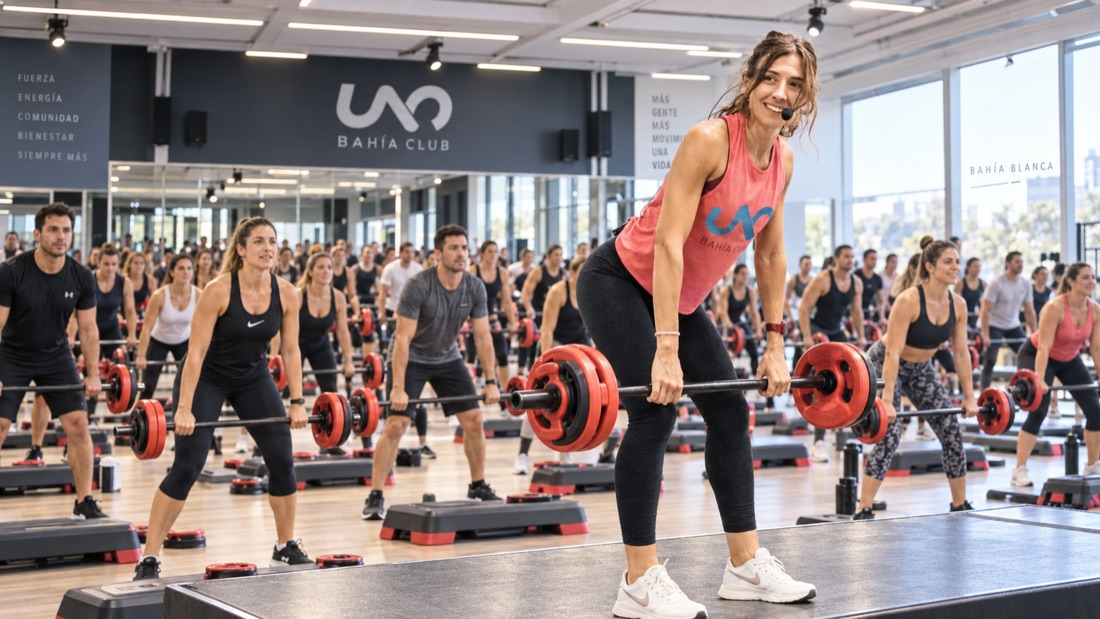
#> input picture assets/img/uno-bahia-bodypump.jpg, 1100 x 619 px
$ python branding.py
#> lines starting #> are read from the running program, lines starting #| are printed output that depends on the picture
#!/usr/bin/env python3
"""Genera favicon y og-card para Samanta Carinelli (fondo negro + acento lima)."""
from PIL import Image, ImageDraw, ImageFont, ImageFilter, ImageEnhance
import os

ROOT = os.path.dirname(os.path.dirname(os.path.abspath(__file__)))
IMG = os.path.join(ROOT, "assets", "img")

INK = (17, 19, 15)
LIME = (207, 255, 61)
PAPER = (250, 250, 246)

def font(size, bold=True):
    candidates = [
        "/System/Library/Fonts/Supplemental/Arial Bold.ttf" if bold else "/System/Library/Fonts/Supplemental/Arial.ttf",
        "/System/Library/Fonts/SFNSDisplay.ttf",
        "/System/Library/Fonts/Helvetica.ttc",
    ]
    for c in candidates:
        if os.path.exists(c):
            try:
                return ImageFont.truetype(c, size)
            except Exception:
                pass
    return ImageFont.load_default()

def favicon():
    size = 512
    im = Image.new("RGB", (size, size), INK)
    d = ImageDraw.Draw(im)
    f = font(300, bold=True)
    txt = "S"
    bbox = d.textbbox((0, 0), txt, font=f)
#> bbox = (0, 2, 6, 10)
    w, h = bbox[2] - bbox[0], bbox[3] - bbox[1]
#> w = 6; h = 8
    d.text(((size - w) / 2 - bbox[0], (size - h) / 2 - bbox[1] - 10), txt, font=f, fill=LIME)
    im.save(os.path.join(IMG, "favicon.png"))
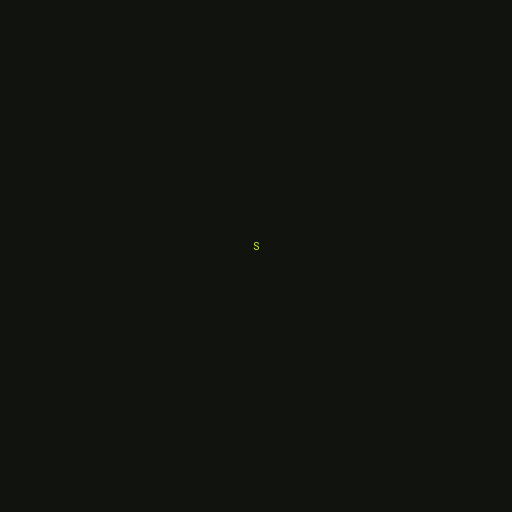
#> saved as favicon.png: PIL image 512x512 RGB; mean R, G, B 17, 19, 15
    for s in (16, 32, 180, 192, 512):
        im.resize((s, s), Image.LANCZOS).save(os.path.join(IMG, f"favicon-{s}.png"))
    im.resize((180, 180), Image.LANCZOS).save(os.path.join(IMG, "apple-touch-icon.png"))

def og_card():
    w, h = 1200, 630
    src = Image.open(os.path.join(IMG, "uno-bahia-bodypump.jpg")).convert("RGB")
#> src is the input picture: PIL image 1100x619 RGB; mean R, G, B 147.2, 132.6, 131.2
    # Crop a tighter slice centered on Samanta (right two-thirds of the frame)
    # before covering 1200x630, so she reads bigger and the crowd recedes.
    crop_left = int(src.width * 0.32)
    src = src.crop((crop_left, 0, src.width, src.height))
#> src: PIL image 748x619 RGB
    scale = max(w / src.width, h / src.height)
    rw, rh = round(src.width * scale), round(src.height * scale)
    src = src.resize((rw, rh), Image.LANCZOS)
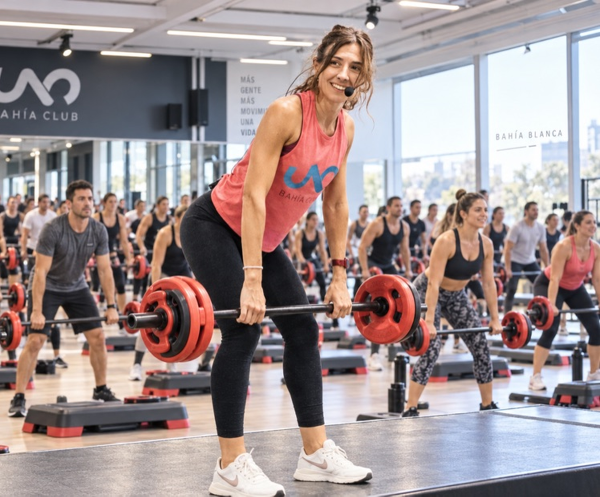
#> src: PIL image 1200x993 RGB (shown at 1/2 size); mean R, G, B 159.1, 144.4, 144.6
    top = min(int(rh * 0.06), rh - h)
    im = src.crop((round((rw - w) / 2), top, round((rw - w) / 2) + w, top + h))
#> im: PIL image 1200x630 RGB

    # Whole-image blur + darken so the photo reads as a moody dark backdrop,
    # not a busy crowd shot competing with the name.
    im = im.filter(ImageFilter.GaussianBlur(6))
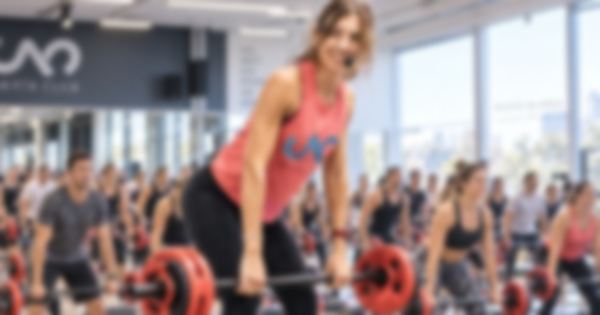
#> im: PIL image 1200x630 RGB (shown at 1/2 size); mean R, G, B 155.2, 138, 137.2
    im = ImageEnhance.Brightness(im).enhance(0.4)
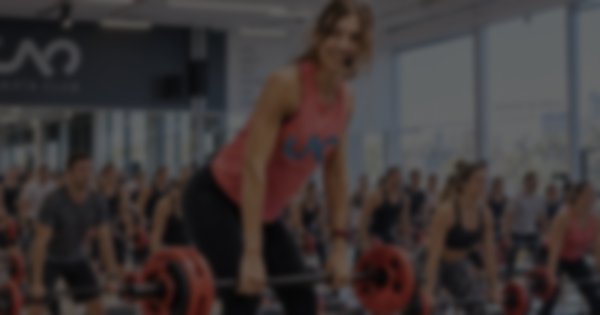
#> im: PIL image 1200x630 RGB (shown at 1/2 size); mean R, G, B 61.7, 54.8, 54.5
    im = ImageEnhance.Contrast(im).enhance(1.1)

    # Extra dark gradient at the bottom for text legibility.
    gradient = Image.new("L", (1, h), color=60)
    for y in range(h):
        t = max(0, (y - h * 0.2) / (h * 0.8))
        gradient.putpixel((0, y), int(60 + 175 * t))
    gradient = gradient.resize((w, h))
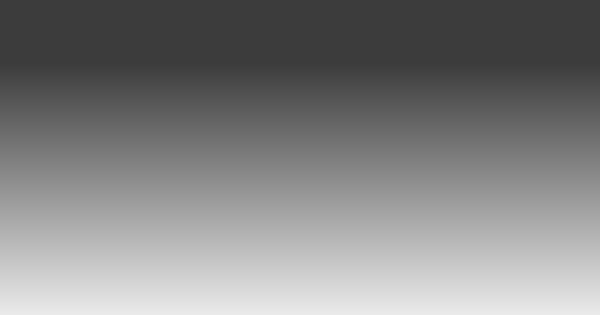
#> gradient: PIL image 1200x630 L (shown at 1/2 size); min 60, max 234, mean 129.5
    overlay = Image.new("RGBA", (w, h), INK + (0,))
    overlay.putalpha(gradient)
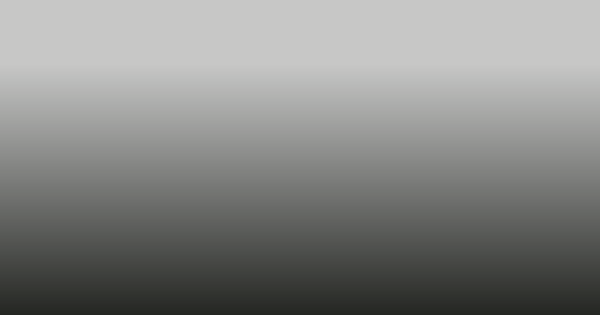
#> overlay: PIL image 1200x630 RGBA (shown at 1/2 size); mean R, G, B, A 17, 19, 15, 129.5; transparent parts drawn white
    im = Image.alpha_composite(im.convert("RGBA"), overlay).convert("RGB")

    d = ImageDraw.Draw(im)
    d.rectangle([0, h - 14, w, h], fill=LIME)
    f_name = font(92, bold=True)
    f_role = font(34, bold=False)
    d.text((70, 355), "SAMANTA", font=f_name, fill=PAPER)
    d.text((70, 458), "CARINELLI", font=f_name, fill=LIME)
    d.text((72, 575), "Personal Trainer", font=f_role, fill=PAPER)
    im.save(os.path.join(IMG, "og-cover.jpg"), quality=88)
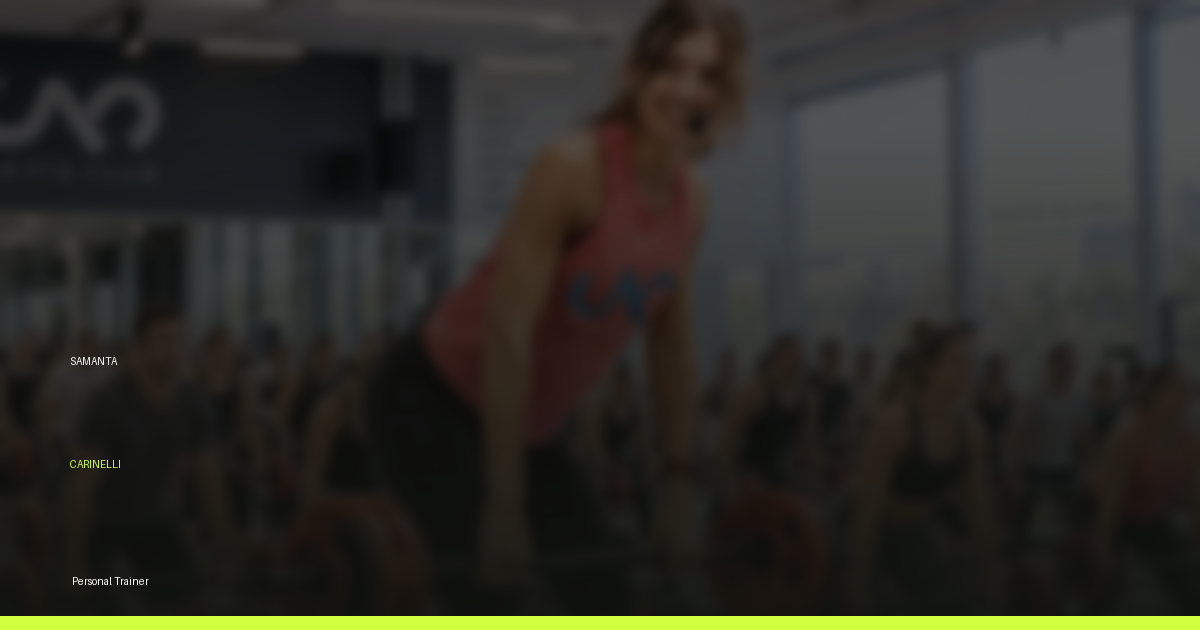
#> saved as og-cover.jpg: PIL image 1200x630 RGB; mean R, G, B 45.1, 44.6, 38.4

if __name__ == "__main__":
    favicon()
    og_card()
    print("done")

$ run again, with assets/img/momento-alumnas-1.jpg copied over assets/img/uno-bahia-bodypump.jpg
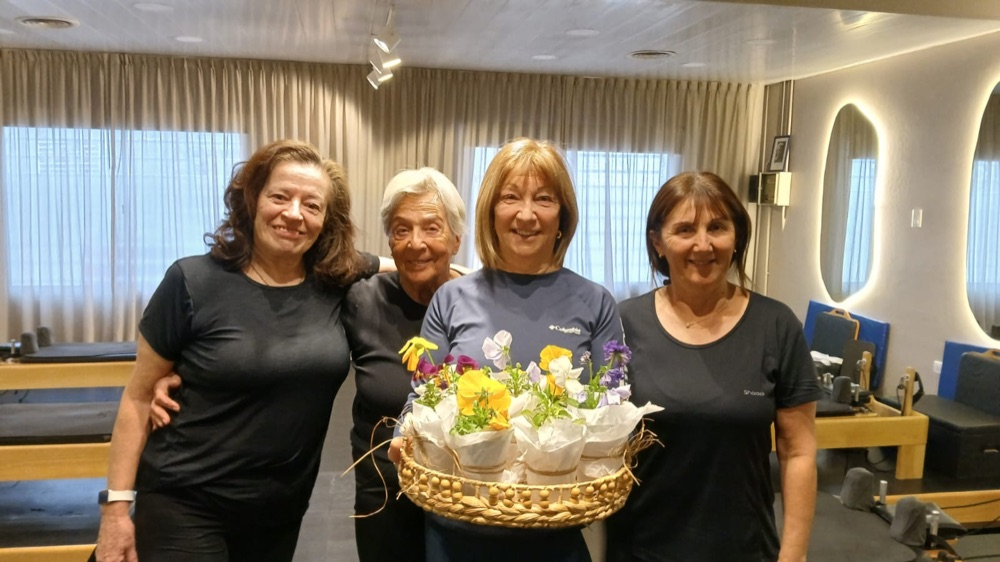
#> input picture assets/img/momento-alumnas-1.jpg, 1000 x 562 px
#> bbox = (0, 2, 6, 10)
#> w = 6; h = 8
#> in og_card, src is the input picture: PIL image 1000x562 RGB; mean R, G, B 129.8, 119, 101.9
#> in og_card, `src = src.crop((crop_left, 0, src.width, src.height))`:
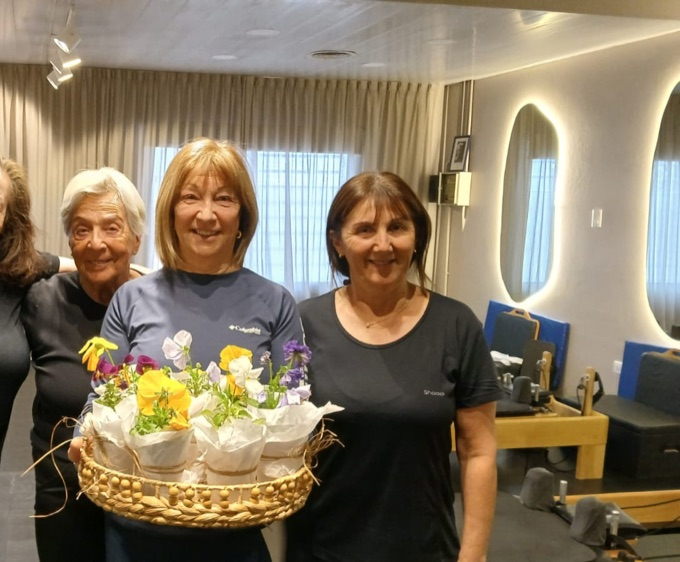
#> src: PIL image 680x562 RGB; mean R, G, B 133.9, 120.4, 98.5
#> in og_card, `im.save(os.path.join(IMG, "og-cover.jpg"), quality=88)`:
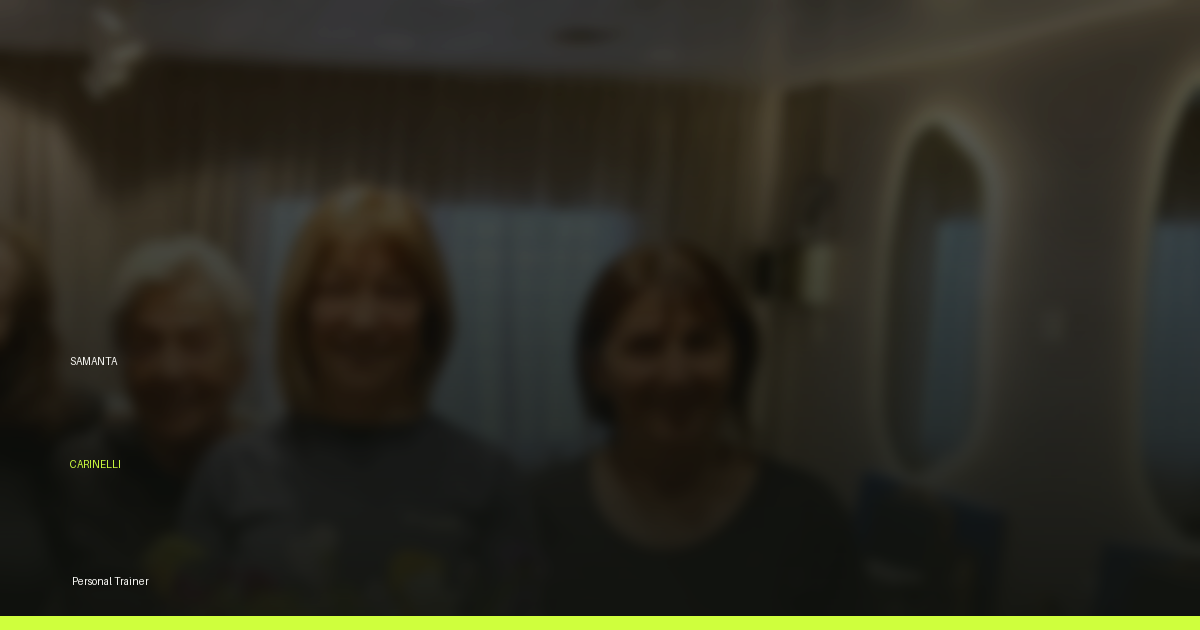
#> saved as og-cover.jpg: PIL image 1200x630 RGB; mean R, G, B 43.7, 42.6, 31.7

$ run again, with assets/img/momento-alumnas-2.jpg copied over assets/img/uno-bahia-bodypump.jpg
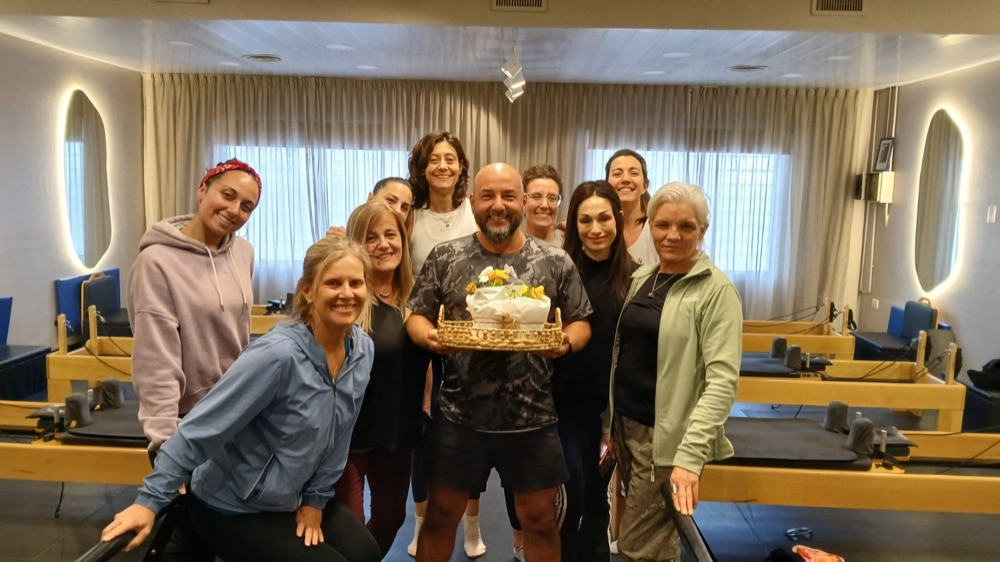
#> input picture assets/img/momento-alumnas-2.jpg, 1000 x 562 px
#> bbox = (0, 2, 6, 10)
#> w = 6; h = 8
#> in og_card, src is the input picture: PIL image 1000x562 RGB; mean R, G, B 126.4, 111.8, 92
#> in og_card, `src = src.crop((crop_left, 0, src.width, src.height))`:
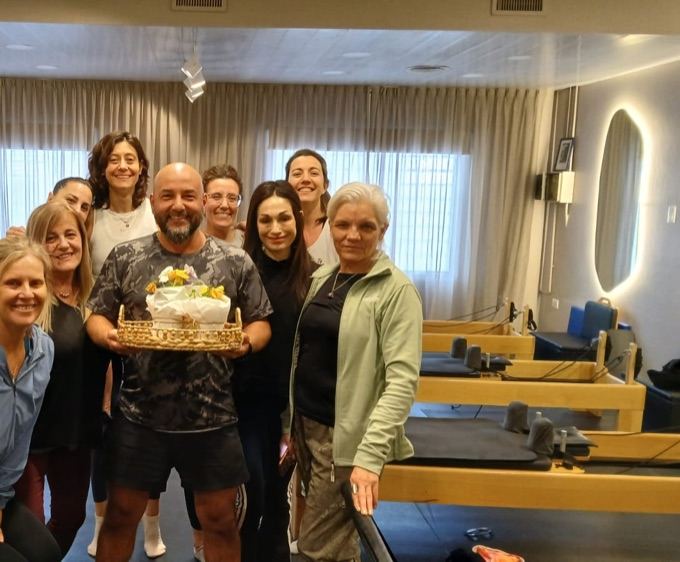
#> src: PIL image 680x562 RGB; mean R, G, B 123.4, 107.7, 85.7
#> in og_card, `im.save(os.path.join(IMG, "og-cover.jpg"), quality=88)`:
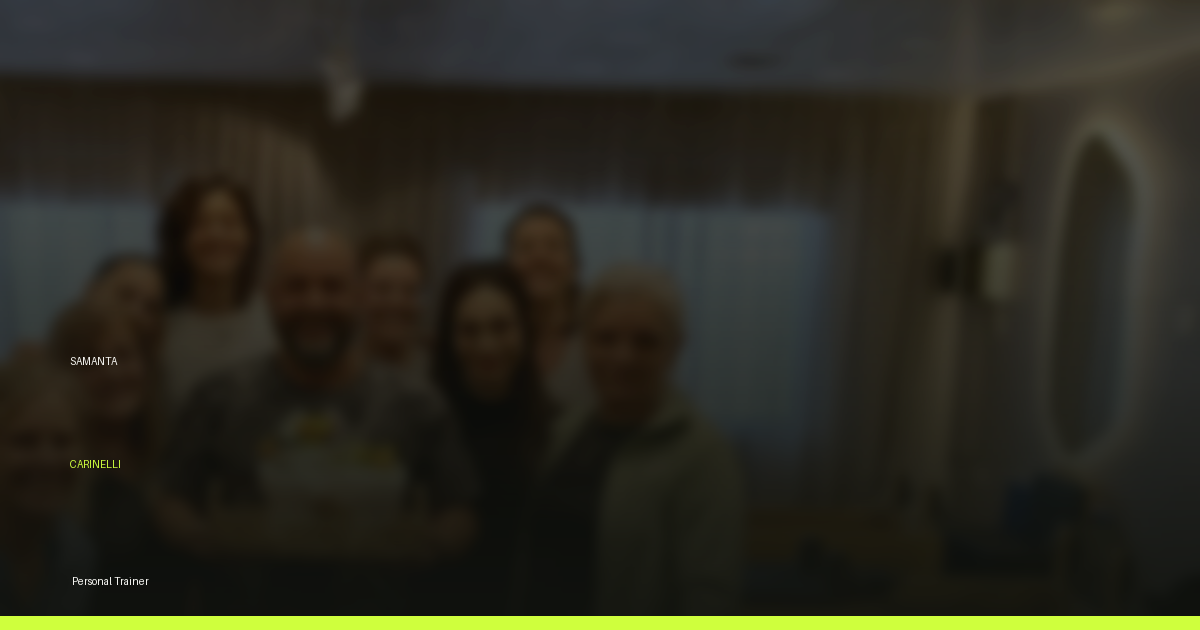
#> saved as og-cover.jpg: PIL image 1200x630 RGB; mean R, G, B 42.3, 41.3, 31
